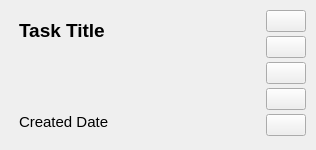
<?xml version="1.0" encoding="UTF-8"?>
<ui version="4.0">
 <class>TaskWidget</class>
 <widget class="QWidget" name="TaskWidget">
  <property name="geometry">
   <rect>
    <x>0</x>
    <y>0</y>
    <width>316</width>
    <height>150</height>
   </rect>
  </property>
  <property name="sizePolicy">
   <sizepolicy hsizetype="Preferred" vsizetype="MinimumExpanding">
    <horstretch>0</horstretch>
    <verstretch>0</verstretch>
   </sizepolicy>
  </property>
  <property name="minimumSize">
   <size>
    <width>0</width>
    <height>40</height>
   </size>
  </property>
  <property name="maximumSize">
   <size>
    <width>16777215</width>
    <height>150</height>
   </size>
  </property>
  <property name="windowTitle">
   <string>Form</string>
  </property>
  <layout class="QHBoxLayout" name="horizontalLayout" stretch="0,0">
   <property name="spacing">
    <number>10</number>
   </property>
   <property name="leftMargin">
    <number>10</number>
   </property>
   <property name="topMargin">
    <number>10</number>
   </property>
   <property name="rightMargin">
    <number>10</number>
   </property>
   <property name="bottomMargin">
    <number>10</number>
   </property>
   <item>
    <widget class="QStackedWidget" name="stackedWidget">
     <property name="currentIndex">
      <number>0</number>
     </property>
     <widget class="QWidget" name="Task">
      <layout class="QVBoxLayout" name="verticalLayout">
       <item alignment="Qt::AlignTop">
        <widget class="QLabel" name="labelTask">
         <property name="font">
          <font>
           <pointsize>14</pointsize>
           <bold>true</bold>
          </font>
         </property>
         <property name="text">
          <string>Task Title</string>
         </property>
         <property name="wordWrap">
          <bool>true</bool>
         </property>
        </widget>
       </item>
       <item alignment="Qt::AlignBottom">
        <widget class="QLabel" name="labelTaskCreated">
         <property name="font">
          <font>
           <pointsize>11</pointsize>
          </font>
         </property>
         <property name="styleSheet">
          <string notr="true"/>
         </property>
         <property name="text">
          <string>Created Date</string>
         </property>
        </widget>
       </item>
      </layout>
     </widget>
     <widget class="QWidget" name="DeletePrompt">
      <layout class="QVBoxLayout" name="verticalLayout_2">
       <item alignment="Qt::AlignLeft|Qt::AlignTop">
        <widget class="QLabel" name="label">
         <property name="text">
          <string>Delete this task?</string>
         </property>
        </widget>
       </item>
       <item alignment="Qt::AlignLeft">
        <widget class="QPushButton" name="pushButton_Yes">
         <property name="text">
          <string>Yes</string>
         </property>
        </widget>
       </item>
       <item alignment="Qt::AlignLeft">
        <widget class="QPushButton" name="pushButton_No">
         <property name="text">
          <string>No</string>
         </property>
        </widget>
       </item>
      </layout>
     </widget>
    </widget>
   </item>
   <item>
    <layout class="QVBoxLayout" name="verticalLayoutButtons" stretch="0,0,0,0,0">
     <property name="spacing">
      <number>0</number>
     </property>
     <property name="sizeConstraint">
      <enum>QLayout::SetMinimumSize</enum>
     </property>
     <item alignment="Qt::AlignHCenter|Qt::AlignTop">
      <widget class="QPushButton" name="pushButtonInfoTask">
       <property name="text">
        <string/>
       </property>
       <property name="icon">
        <iconset resource="resources.qrc">
         <normaloff>:/icons/icons/info.svg</normaloff>:/icons/icons/info.svg</iconset>
       </property>
       <property name="iconSize">
        <size>
         <width>14</width>
         <height>14</height>
        </size>
       </property>
      </widget>
     </item>
     <item alignment="Qt::AlignHCenter|Qt::AlignTop">
      <widget class="QPushButton" name="pushButtonMoveRightTask">
       <property name="text">
        <string/>
       </property>
       <property name="icon">
        <iconset resource="resources.qrc">
         <normaloff>:/icons/icons/arrow-right-circle.svg</normaloff>:/icons/icons/arrow-right-circle.svg</iconset>
       </property>
       <property name="iconSize">
        <size>
         <width>14</width>
         <height>14</height>
        </size>
       </property>
      </widget>
     </item>
     <item alignment="Qt::AlignHCenter|Qt::AlignTop">
      <widget class="QPushButton" name="pushButtonMoveLeftTask">
       <property name="text">
        <string/>
       </property>
       <property name="icon">
        <iconset resource="resources.qrc">
         <normaloff>:/icons/icons/arrow-left-circle.svg</normaloff>:/icons/icons/arrow-left-circle.svg</iconset>
       </property>
       <property name="iconSize">
        <size>
         <width>14</width>
         <height>14</height>
        </size>
       </property>
      </widget>
     </item>
     <item alignment="Qt::AlignHCenter|Qt::AlignTop">
      <widget class="QPushButton" name="pushButtonEditTask">
       <property name="text">
        <string/>
       </property>
       <property name="icon">
        <iconset resource="resources.qrc">
         <normaloff>:/icons/icons/edit-3.svg</normaloff>:/icons/icons/edit-3.svg</iconset>
       </property>
       <property name="iconSize">
        <size>
         <width>14</width>
         <height>14</height>
        </size>
       </property>
      </widget>
     </item>
     <item alignment="Qt::AlignHCenter|Qt::AlignTop">
      <widget class="QPushButton" name="pushButtonDeleteTask">
       <property name="text">
        <string/>
       </property>
       <property name="icon">
        <iconset resource="resources.qrc">
         <normaloff>:/icons/icons/trash-2.svg</normaloff>:/icons/icons/trash-2.svg</iconset>
       </property>
       <property name="iconSize">
        <size>
         <width>14</width>
         <height>14</height>
        </size>
       </property>
      </widget>
     </item>
    </layout>
   </item>
  </layout>
 </widget>
 <resources>
  <include location="resources.qrc"/>
 </resources>
 <connections/>
</ui>
